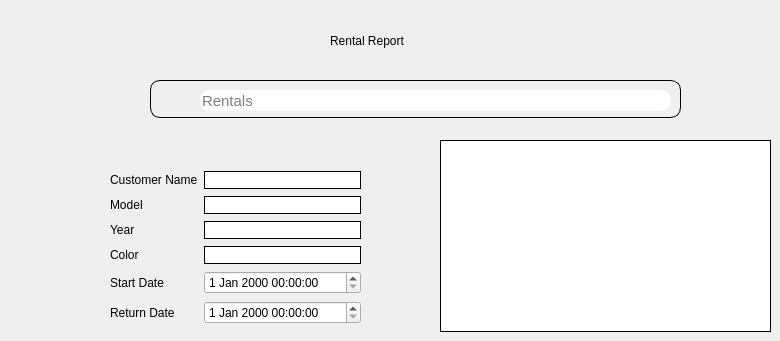
      <widget class="QWidget" name="report">
       <widget class="QLabel" name="label_26">
        <property name="geometry">
         <rect>
          <x>330</x>
          <y>20</y>
          <width>161</width>
          <height>41</height>
         </rect>
        </property>
        <property name="styleSheet">
         <string notr="true">color:black;
font: 900 16pt &quot;Segoe UI Black&quot;;</string>
        </property>
        <property name="text">
         <string>Rental Report</string>
        </property>
       </widget>
       <widget class="QFrame" name="viewcarrentals">
        <property name="geometry">
         <rect>
          <x>150</x>
          <y>80</y>
          <width>531</width>
          <height>38</height>
         </rect>
        </property>
        <property name="focusPolicy">
         <enum>Qt::NoFocus</enum>
        </property>
        <property name="styleSheet">
         <string notr="true">border-style: solid;
border-width: 1px;
border-radius: 10px;</string>
        </property>
        <property name="frameShape">
         <enum>QFrame::StyledPanel</enum>
        </property>
        <property name="frameShadow">
         <enum>QFrame::Raised</enum>
        </property>
        <widget class="QLineEdit" name="RegisterFisherSearchLineEdir">
         <property name="geometry">
          <rect>
           <x>50</x>
           <y>10</y>
           <width>471</width>
           <height>21</height>
          </rect>
         </property>
         <property name="font">
          <font>
           <pointsize>11</pointsize>
          </font>
         </property>
         <property name="toolTip">
          <string>Enter user first name or last name</string>
         </property>
         <property name="statusTip">
          <string>Enter Fisher First name</string>
         </property>
         <property name="autoFillBackground">
          <bool>false</bool>
         </property>
         <property name="styleSheet">
          <string notr="true">border: none;</string>
         </property>
         <property name="frame">
          <bool>false</bool>
         </property>
         <property name="placeholderText">
          <string>Rentals</string>
         </property>
         <property name="clearButtonEnabled">
          <bool>true</bool>
         </property>
        </widget>
        <widget class="QLabel" name="RegisterFisherLabel">
         <property name="geometry">
          <rect>
           <x>20</x>
           <y>10</y>
           <width>21</width>
           <height>21</height>
          </rect>
         </property>
         <property name="styleSheet">
          <string notr="true">border: none;</string>
         </property>
         <property name="text">
          <string/>
         </property>
         <property name="pixmap">
          <pixmap>:/images/images/search.svg</pixmap>
         </property>
         <property name="scaledContents">
          <bool>true</bool>
         </property>
        </widget>
       </widget>
       <widget class="QTableView" name="tableView_2">
        <property name="geometry">
         <rect>
          <x>440</x>
          <y>140</y>
          <width>331</width>
          <height>192</height>
         </rect>
        </property>
        <property name="styleSheet">
         <string notr="true">border-style: solid;
border-width: 1px;
</string>
        </property>
       </widget>
       <widget class="QWidget" name="gridLayoutWidget_6">
        <property name="geometry">
         <rect>
          <x>110</x>
          <y>170</y>
          <width>251</width>
          <height>160</height>
         </rect>
        </property>
        <layout class="QGridLayout" name="gridLayout_6">
         <item row="1" column="1">
          <widget class="QLineEdit" name="lineEdit_9">
           <property name="styleSheet">
            <string notr="true">border-style: solid;
border-width: 1px;
border-radius: 10px;</string>
           </property>
          </widget>
         </item>
         <item row="2" column="1">
          <widget class="QLineEdit" name="lineEdit_10">
           <property name="styleSheet">
            <string notr="true">border-style: solid;
border-width: 1px;
border-radius: 10px;</string>
           </property>
          </widget>
         </item>
         <item row="5" column="0">
          <widget class="QLabel" name="label_31">
           <property name="styleSheet">
            <string notr="true">color:black;</string>
           </property>
           <property name="text">
            <string>Start Date </string>
           </property>
          </widget>
         </item>
         <item row="0" column="0">
          <widget class="QLabel" name="label_27">
           <property name="styleSheet">
            <string notr="true">color:black;</string>
           </property>
           <property name="text">
            <string>Customer Name</string>
           </property>
          </widget>
         </item>
         <item row="0" column="1">
          <widget class="QLineEdit" name="lineEdit_11">
           <property name="styleSheet">
            <string notr="true">border-style: solid;
border-width: 1px;
border-radius: 10px;</string>
           </property>
          </widget>
         </item>
         <item row="3" column="0">
          <widget class="QLabel" name="label_28">
           <property name="styleSheet">
            <string notr="true">color:black;</string>
           </property>
           <property name="text">
            <string>Color</string>
           </property>
          </widget>
         </item>
         <item row="2" column="0">
          <widget class="QLabel" name="label_30">
           <property name="styleSheet">
            <string notr="true">color:black;</string>
           </property>
           <property name="text">
            <string>Year</string>
           </property>
          </widget>
         </item>
         <item row="3" column="1">
          <widget class="QLineEdit" name="lineEdit_12">
           <property name="styleSheet">
            <string notr="true">border-style: solid;
border-width: 1px;
border-radius: 10px;</string>
           </property>
          </widget>
         </item>
         <item row="1" column="0">
          <widget class="QLabel" name="label_29">
           <property name="styleSheet">
            <string notr="true">color:black;</string>
           </property>
           <property name="text">
            <string>Model</string>
           </property>
          </widget>
         </item>
         <item row="6" column="0">
          <widget class="QLabel" name="label_32">
           <property name="styleSheet">
            <string notr="true">color:black;</string>
           </property>
           <property name="text">
            <string>Return Date</string>
           </property>
          </widget>
         </item>
         <item row="5" column="1">
          <widget class="QDateTimeEdit" name="reportStartDate"/>
         </item>
         <item row="6" column="1">
          <widget class="QDateTimeEdit" name="reportReturnDate"/>
         </item>
        </layout>
       </widget>
      </widget>
